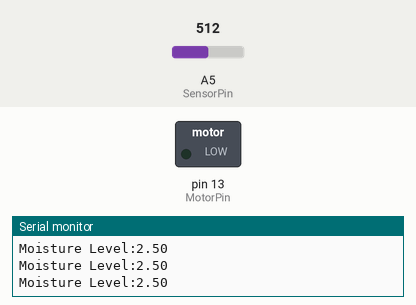
This sketch was run on a simulated Arduino Uno, built with avr-gcc and run on an emulated ATmega328P. On the bench: switched loads named in the sketch (green lamp = pin HIGH), the last lines printed to the serial monitor. The test bench sets the inputs (shaded band); at power-on: A5 (SensorPin) = 512.

Above: at 1.2 s.
1.3 s: A5 (SensorPin) set to 499
At 2.5 s:
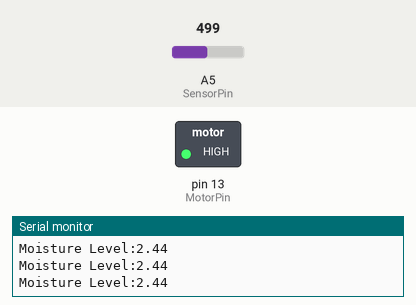
2.8 s: A5 (SensorPin) set to 716
At 4.3 s:
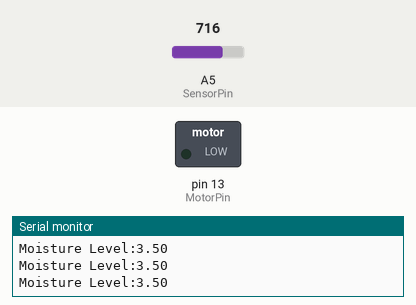
5.8 s: A5 (SensorPin) set to 511
At 7.1 s:
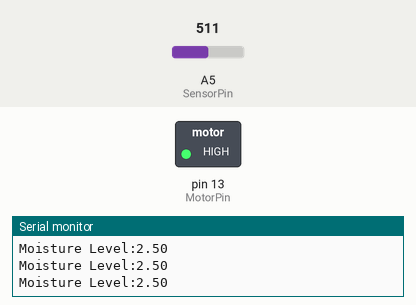
Timing chart, 0 to 8.8 s (numbered marks = the images above; inputs shaded):
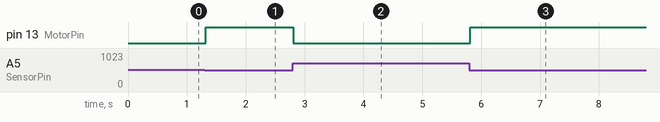

Measured:
- the behaviour switches between 512 and 511 on A5 (SensorPin) (found by bisection; images 0 and 1)
- after the input at 1.3 s, pin 13 (MotorPin): LOW → HIGH at once
- after the input at 2.8 s, pin 13 (MotorPin): HIGH → LOW at once
- after the input at 5.8 s, pin 13 (MotorPin): LOW → HIGH at once

The sketch:

soilmoisturedccontrol.ino
```cpp
const int MotorPin = 13,SensorPin = A5;
void setup()
{
  Serial.begin(9600);
  pinMode(MotorPin,OUTPUT);
}

void loop()
{
  int sensorValue = analogRead(SensorPin);
  float voltage = sensorValue*(5.0 / 1023.0);
  if(voltage >=2.5)
  {
    digitalWrite(MotorPin,LOW);
  }
  else
  {
    digitalWrite(MotorPin,HIGH);
  }
  Serial.print("Moisture Level:");
  Serial.println(voltage);

  delay(10);
}
```
